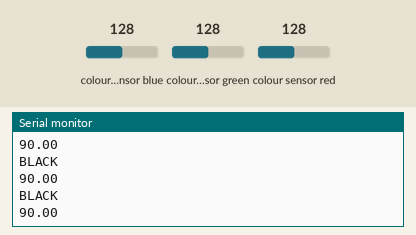
This sketch was run on a simulated Arduino Uno, built with avr-gcc and run on an emulated ATmega328P. Parts: the last lines printed to the serial monitor. The test bench sets the inputs (shaded band); at power-on: colour sensor blue 128, colour sensor green 128, colour sensor red 128.

Above: at 1.2 s.
1.3 s: colour sensor blue set to 5
At 1.36 s:
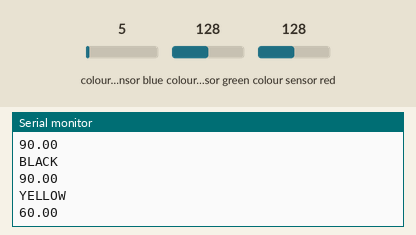
2.8 s: colour sensor green set to 5
At 2.9 s:
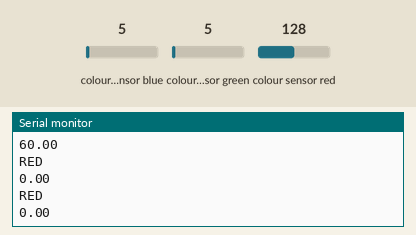
4.3 s: colour sensor red set to 253
At 4.33 s:
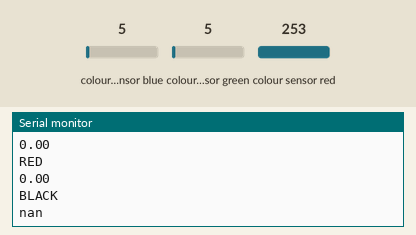
Timing chart, 0 to 7.3 s (numbered marks = the images above; inputs shaded):
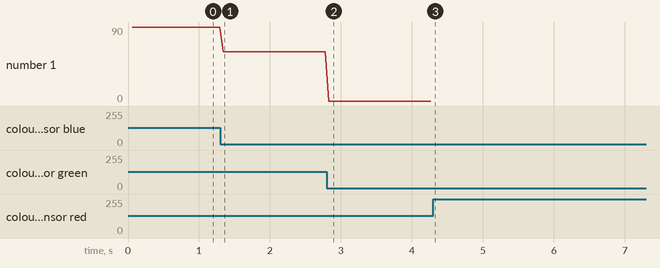

Measured:
- after the input at 1.3 s, the serial monitor: prints a new line at once (image 1)
- after the input at 2.8 s, the serial monitor: prints a new line at once (image 2)
- after the input at 4.3 s, the serial monitor: prints a new line at once (image 3)
- plotted number 1: 90 → 60 after the input at 1.3 s, 60 → 0 after the input at 2.8 s

The sketch:

working_rgb_colour_sensor.ino
```cpp
// =====================================================
//
// Colour Sensing Robot for Dissertation Project
// (Jessica Mason - 16016599)
//
// =====================================================

#include <Wire.h>
#include "Adafruit_TCS34725.h"

//DEFINE COLOURS
#define BLACK 0
#define RED 1
#define GREEN 2
#define BLUE 3
#define YELLOW 4
//DEFINE STATES
#define state0 5
#define state1 6
#define state2 7
#define state3 8
#define state4 9

//NORMALISED RGB VALUES
double rNorm;
double gNorm;
double bNorm;
//HUE
double h;
double hDegrees;
//DEBUG
double g;
//EQUATION SECTIONS
double topA;
double bottomA;
double bottomB;
//PI values (pretty sure these are built in, check that)
double Pi = 3.1415926535897932384626433832795;
double twoPi = 6.283185307179586476925286766559;

//COLOUR SENSING VARIABLES
int currentColour;
int prevColour;
int outputColour;

int state;
int count;
bool detected;


//INITIALISE COLOUR SENSOR
/* Initialise with default values (int time = 2.4ms, gain = 1x) */
// Adafruit_TCS34725 tcs = Adafruit_TCS34725();
/* Initialise with specific int time and gain values */
Adafruit_TCS34725 tcs = Adafruit_TCS34725(TCS34725_INTEGRATIONTIME_700MS, TCS34725_GAIN_1X);

void setup(void) {


  detected = false;

  //set state to state0 which is when the robot goes from a line onto the background
  state = state0;
  count = 0;
  prevColour = BLACK;

  Serial.begin(9600);

  //CHECK COLOUR SENSOR IS CONNECTED
  if (tcs.begin()) {
    Serial.println("Found sensor");
    Serial.println(" ");
  } else {
    Serial.println("No TCS34725 found ... check your connections");
    Serial.println(" ");
    while (1);
  }

}// END OF setup()

void loop(void) {


  //this runs the get colour function and recieves the outputted colour
  currentColour = getColour();

  //FININTE STATE MACHINE
  switch(state){

  } //END OF FINITE STATE MACHINE

} //END OF MAIN LOOP

int getColour(){


  uint16_t r, g, b, c, colorTemp, lux;

  tcs.getRawData(&r, &g, &b, &c);
  colorTemp = tcs.calculateColorTemperature(r, g, b);
  lux = tcs.calculateLux(r, g, b);

  //NORMALISE VALUES
  rNorm = (double)r/double(r + g + b);
  gNorm = (double)g/double(r + g + b);
  bNorm = (double)b/double(r + g + b);

  //CALCULATE EQUATION SECTIONS
  topA = 2 * rNorm - gNorm - bNorm;
  bottomA = sqrt(2.0 / 3.0);
  bottomB = sqrt(6 * (rNorm * rNorm + gNorm * gNorm + bNorm * bNorm - rNorm * gNorm - gNorm * bNorm - bNorm * rNorm));

  //CALCULATE H IN RADIANS
  if (bNorm <= gNorm) {
    h = acos(( topA / (bottomA * bottomB)));
    //CONVERT H TO DEGREES
    hDegrees = h * 180 / Pi;
  }
  if (bNorm > gNorm) {
    g = acos(( topA / (bottomA * bottomB)));
    h = twoPi - acos(( topA / (bottomA * bottomB)));
    //CONVERT H TO DEGREES
    hDegrees = h * 180 / Pi;
  }
    if((hDegrees>=330) && (hDegrees <= 0)){
      outputColour = RED;
      Serial.print("RED");
      Serial.println("");
      detected = true;
    }
    if((hDegrees >= 0) && (hDegrees <= 25)){
      outputColour = RED;
      Serial.print("RED");
      Serial.println("");
      detected = true;
    } else
    if((hDegrees >= 40) && (hDegrees <= 70)){
      outputColour = YELLOW;
      Serial.print("YELLOW");
      Serial.println("");
      detected = true;
    } else
    if((hDegrees >= 100) && (hDegrees <= 130)){
      outputColour = GREEN;
      Serial.print("GREEN");
      Serial.println("");
      detected = true;
    } else
    if((hDegrees >= 180) && (hDegrees <= 250)){
      outputColour = BLUE;
      Serial.print("BLUE");
      Serial.println("");
      detected = true;
    } else
    if(detected = true){
      outputColour = BLACK;
      Serial.print("BLACK");
      Serial.println("");
      detected = false;
    }

    Serial.print(hDegrees);
    Serial.println("");
    return outputColour;

  } //END OF getColour()
```
